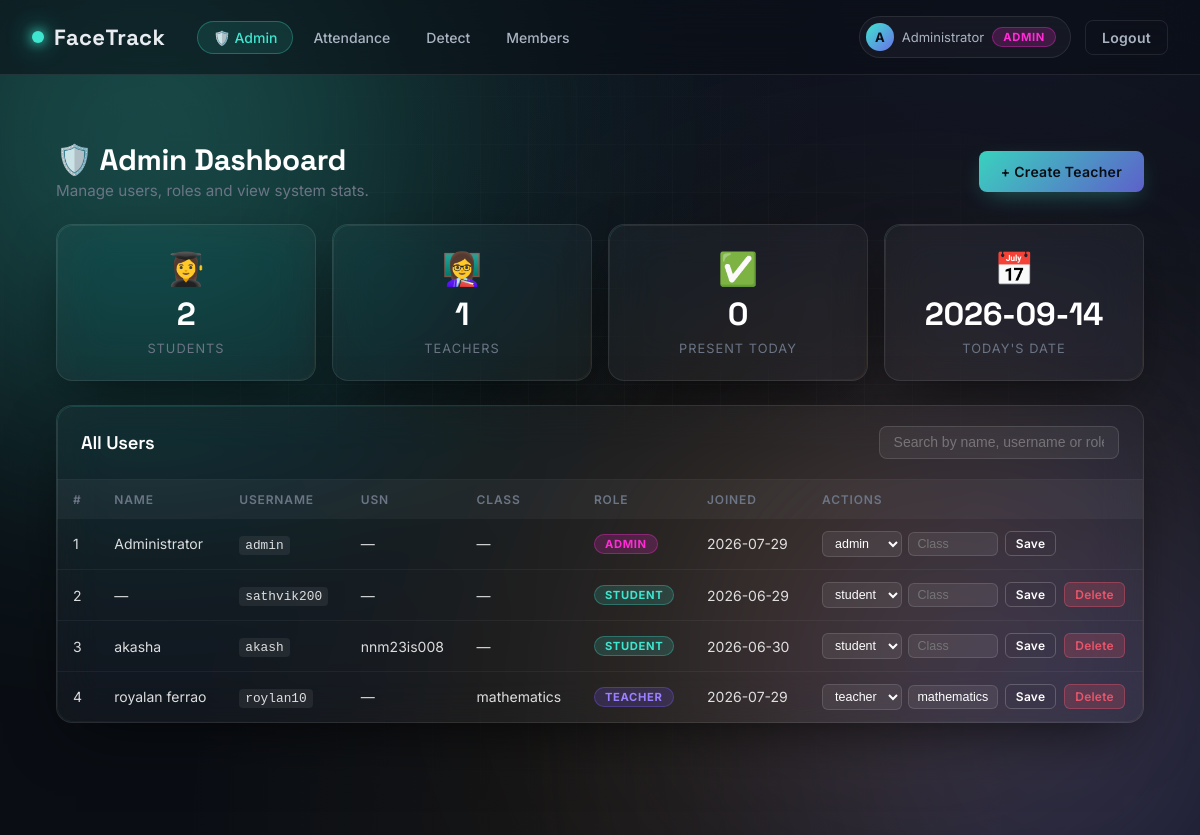
Screenshot of /admin (signed in) with the database file from the repository.
### tables this page shows
CREATE TABLE users (
            id INTEGER PRIMARY KEY AUTOINCREMENT,
            username TEXT UNIQUE NOT NULL,
            password_hash TEXT NOT NULL,
            face_descriptor TEXT,
            face_image TEXT,
            created_at TIMESTAMP
            DEFAULT CURRENT_TIMESTAMP
        , name TEXT, usn TEXT, role TEXT NOT NULL DEFAULT 'student', class_name TEXT);

### app.py (the view)
@app.route("/admin")
@login_required
@role_required("admin")
def admin_dashboard():
    conn = get_db()
    users = conn.execute(
        "SELECT id, username, name, usn, class_name, role, created_at FROM users ORDER BY role, name"
    ).fetchall()
    today = date.today().isoformat()
    present_today = conn.execute(
        "SELECT COUNT(*) FROM attendance WHERE attendance_date = ?", (today,)
    ).fetchone()[0]
    total_students = conn.execute(
        "SELECT COUNT(*) FROM users WHERE role = 'student'"
    ).fetchone()[0]
    total_teachers = conn.execute(
        "SELECT COUNT(*) FROM users WHERE role = 'teacher'"
    ).fetchone()[0]
    conn.close()
    return render_template(
        "admin_dashboard.html",
        users=users,
        present_today=present_today,
        total_students=total_students,
        total_teachers=total_teachers,
        today=today,
    )

### app.py (called while the page is built)
def get_db():
    conn = sqlite3.connect(DB_PATH)
    conn.row_factory = sqlite3.Row
    conn.execute("PRAGMA foreign_keys = ON")
    return conn

def login_required(view):
    @wraps(view)
    def wrapped(*args, **kwargs):
        if "user_id" not in session:
            return redirect(url_for("login"))
        return view(*args, **kwargs)
    return wrapped

def role_required(*roles):
    def decorator(view):
        @wraps(view)
        def wrapped(*args, **kwargs):
            if session.get("role") not in roles:
                flash("Access denied.", "error")
                return redirect(url_for("portal_redirect"))
            return view(*args, **kwargs)
        return wrapped
    return decorator

### templates/admin_dashboard.html (shortened to what this page needs)
{% extends 'base.html' %}
{% block extra_css %}
<link rel="stylesheet" href="{{ url_for('static', filename='css/portals.css') }}" />
{% endblock %}
{% block content %}
<div class="portal-page">
  <div class="portal-header">
    <div>
      <h1 class="portal-title">🛡️ Admin Dashboard</h1>
      <p class="portal-sub">Manage users, roles and view system stats.</p>
    </div>
    <a href="{{ url_for('admin_create_teacher') }}" class="btn btn-primary">
      + Create Teacher
    </a>
  </div>
  <div class="stats-row">
    <div class="stat-card glass">
      <div class="stat-icon">👩‍🎓</div>
      <div class="stat-value">{{ total_students }}</div>
      <div class="stat-label">Students</div>
    </div>
    <div class="stat-card glass">
      <div class="stat-icon">👩‍🏫</div>
      <div class="stat-value">{{ total_teachers }}</div>
      <div class="stat-label">Teachers</div>
    </div>
    <div class="stat-card glass">
      <div class="stat-icon">✅</div>
      <div class="stat-value">{{ present_today }}</div>
      <div class="stat-label">Present Today</div>
    </div>
    <div class="stat-card glass">
      <div class="stat-icon">📅</div>
      <div class="stat-value">{{ today }}</div>
      <div class="stat-label">Today's Date</div>
    </div>
  </div>
  <div class="glass portal-card">
    <div class="portal-card-header">
      <h2>All Users</h2>
      <input type="text" id="userSearch" class="search-input"
             placeholder="Search by name, username or role…" />
    </div>
    <div class="table-wrap">
      <table class="data-table" id="userTable">
        <thead>
          <tr>
            <th>#</th>
            <th>Name</th>
            <th>Username</th>
            <th>USN</th>
            <th>Class</th>
            <th>Role</th>
            <th>Joined</th>
            <th>Actions</th>
          </tr>
        </thead>
        <tbody>
          {% for u in users %}
          <tr>
            <td>{{ loop.index }}</td>
            <td>{{ u.name or '—' }}</td>
            <td><code>{{ u.username }}</code></td>
            <td>{{ u.usn or '—' }}</td>
            <td>{{ u.class_name or '—' }}</td>
            <td>
              <span class="role-badge role-{{ u.role }}">{{ u.role }}</span>
            </td>
            <td>{{ u.created_at[:10] if u.created_at else '—' }}</td>
            <td class="action-cell">
              <form method="POST" action="{{ url_for('admin_set_role') }}"
                    class="inline-form" id="role-form-{{ u.id }}">
                <select name="role" class="mini-select">
                  <option value="student"  {% if u.role=='student'  %}selected{% endif %}>student</option>
                  <option value="teacher"  {% if u.role=='teacher'  %}selected{% endif %}>teacher</option>
                  <option value="admin"    {% if u.role=='admin'    %}selected{% endif %}>admin</option>
                </select>
                <input name="class_name" class="mini-input" placeholder="Class"
                       value="{{ u.class_name or '' }}" />
                <button type="submit" class="btn btn-sm btn-outline">Save</button>
              </form>
              {% if u.username != session.username %}
              <form method="POST" action="{{ url_for('admin_delete_user') }}"
                    style="display:inline;"
                    onsubmit="return confirm('Delete {{ u.username }}? This cannot be undone.');">
                <button type="submit" class="btn btn-sm btn-danger">Delete</button>
              </form>
              {% endif %}
            </td>
          </tr>
          {% else %}
          <tr><td colspan="8" style="text-align:center;color:var(--muted)">No users yet.</td></tr>
          {% endfor %}
        </tbody>
      </table>
    </div>
  </div>
</div>
{% endblock %}

### templates/base.html (shortened to what this page needs)
<!doctype html>
<html lang="en">
<head>
  <link rel="stylesheet" href="{{ url_for('static', filename='css/style.css') }}" />
  {% block extra_css %}{% endblock %}
</head>
<body>
  <div class="bg-mesh" aria-hidden="true">
    <span class="blob blob-1"></span>
    <span class="blob blob-2"></span>
    <span class="blob blob-3"></span>
  </div>
  {% if session.user_id %}
  <nav class="topbar">
    <a class="brand" href="{{ url_for('portal_redirect') }}">
      <span class="brand-dot"></span>
      <span class="brand-text">FaceTrack</span>
    </a>
    <div class="topbar-links">
      {% if session.role == 'admin' %}
        <a href="{{ url_for('admin_dashboard') }}"
           class="nav-link {% if request.endpoint == 'admin_dashboard' %}active{% endif %}">
          🛡️ Admin
        </a>
        <a href="{{ url_for('teacher_dashboard') }}"
           class="nav-link {% if request.endpoint == 'teacher_dashboard' %}active{% endif %}">
          Attendance
        </a>
        <a href="{{ url_for('detect') }}"
           class="nav-link {% if request.endpoint == 'detect' %}active{% endif %}">
          Detect
        </a>
        <a href="{{ url_for('members') }}"
           class="nav-link {% if request.endpoint == 'members' %}active{% endif %}">
          Members
        </a>
      {% endif %}
    </div>
    <div class="topbar-right">
      <span class="user-pill">
        <span class="user-avatar">{{ (session.username or 'U')[0]|upper }}</span>
        <span>{{ session.name or session.username }}</span>
        <span class="role-badge role-{{ session.role }}">{{ session.role }}</span>
      </span>
      <a href="{{ url_for('logout') }}" class="btn btn-ghost">Logout</a>
    </div>
  </nav>
  {% endif %}
  <main class="page">
    {% block content %}{% endblock %}
  </main>
</body>
</html>

### static/css/portals.css (style rules this page uses)
.role-badge { display: inline-block; padding: 2px 10px; border-radius: 99px; font-size: 0.7rem; font-weight: 700; letter-spacing: 0.06em; text-transform: uppercase; vertical-align: middle; }
.role-admin { background: rgba(255, 43, 214, 0.18); color: #ff2bd6; border: 1px solid rgba(255,43,214,0.35); }
.role-teacher { background: rgba(122, 92, 255, 0.18); color: #9b80ff; border: 1px solid rgba(122,92,255,0.35); }
.role-student { background: rgba(62, 230, 208, 0.15); color: #3ee6d0; border: 1px solid rgba(62,230,208,0.3); }
.portal-page { max-width: 1200px; margin: 0 auto; padding: 2rem 1.5rem; display: flex; flex-direction: column; gap: 1.5rem; }
.portal-header { display: flex; align-items: center; justify-content: space-between; flex-wrap: wrap; gap: 1rem; }
.portal-title { font-family: 'Space Grotesk', sans-serif; font-size: 1.85rem; font-weight: 700; color: #fff; margin: 0; line-height: 1.15; }
.portal-sub { color: var(--muted, #94a3b8); margin: 0.25rem 0 0; font-size: 0.95rem; }
.stats-row { display: grid; grid-template-columns: repeat(auto-fit, minmax(160px, 1fr)); gap: 1rem; }
.stat-card { padding: 1.5rem 1.25rem; border-radius: 1rem; display: flex; flex-direction: column; align-items: center; gap: 0.35rem; text-align: center; transition: transform 0.2s; }
.stat-icon { font-size: 2rem; }
.stat-value { font-size: 2rem; font-weight: 700; color: #fff; font-family: 'Space Grotesk', sans-serif; }
.stat-label { font-size: 0.8rem; color: var(--muted, #94a3b8); text-transform: uppercase; letter-spacing: 0.08em; }
.portal-card { border-radius: 1rem; overflow: hidden; }
.portal-card-header { display: flex; align-items: center; justify-content: space-between; flex-wrap: wrap; gap: 0.75rem; padding: 1.25rem 1.5rem; border-bottom: 1px solid rgba(255,255,255,0.07); }
.portal-card-header h2 { margin: 0; font-size: 1.15rem; font-weight: 600; color: #fff; }
.search-input { background: rgba(255,255,255,0.06); border: 1px solid rgba(255,255,255,0.12); border-radius: 0.5rem; color: #fff; font-size: 0.875rem; padding: 0.45rem 0.85rem; outline: none; width: 240px; transition: border-color 0.2s; }
.search-input::placeholder { color: rgba(255,255,255,0.3); }
.table-wrap { overflow-x: auto; }
.data-table { width: 100%; border-collapse: collapse; font-size: 0.875rem; }
.data-table th { background: rgba(255,255,255,0.04); color: var(--muted, #94a3b8); font-weight: 600; font-size: 0.75rem; letter-spacing: 0.07em; text-transform: uppercase; padding: 0.75rem 1rem; text-align: left; white-space: nowrap; }
.data-table td { padding: 0.75rem 1rem; color: rgba(255,255,255,0.85); border-bottom: 1px solid rgba(255,255,255,0.05); vertical-align: middle; }
.data-table tr:last-child td { border-bottom: none; }
.data-table code { font-family: monospace; font-size: 0.8rem; background: rgba(255,255,255,0.07); padding: 2px 6px; border-radius: 4px; }
.action-cell { display: flex; gap: 0.5rem; align-items: center; flex-wrap: wrap; }
.inline-form { display: flex; gap: 0.4rem; align-items: center; flex-wrap: wrap; }
.mini-select, .mini-input { background: rgba(255,255,255,0.07); border: 1px solid rgba(255,255,255,0.12); border-radius: 6px; color: #fff; font-size: 0.78rem; padding: 4px 8px; outline: none; }
.mini-input { width: 90px; }
.mini-select option { background: #1a1a2e; }
.btn-sm { font-size: 0.75rem; padding: 4px 10px; border-radius: 6px; }
.btn-outline { background: transparent; border: 1px solid rgba(255,255,255,0.2); color: #fff; cursor: pointer; transition: background 0.2s; }
.btn-danger { background: rgba(232, 85, 107, 0.2); border: 1px solid rgba(232,85,107,0.4); color: #e8556b; cursor: pointer; transition: background 0.2s; }

### rows the page displays
users: name "Administrator", username "admin", usn "—", class_name "—", role "ADMIN", created_at "2026-07-29", role "admin"
users: name "—", username "sathvik200", usn "—", class_name "—", role "STUDENT", created_at "2026-06-29", role "student"
users: name "akasha", username "akash", usn "nnm23is008", class_name "—", role "STUDENT", created_at "2026-06-30", role "student"
users: name "royalan ferrao", username "roylan10", usn "—", class_name "mathematics", role "TEACHER", created_at "2026-07-29", role "teacher"

### other values shown
{{ (session.username or 'U')[0]|upper }} "A"
{{ session.role }} "ADMIN"
{{ total_students }} "2"
{{ total_teachers }} "1"
{{ present_today }} "0"
